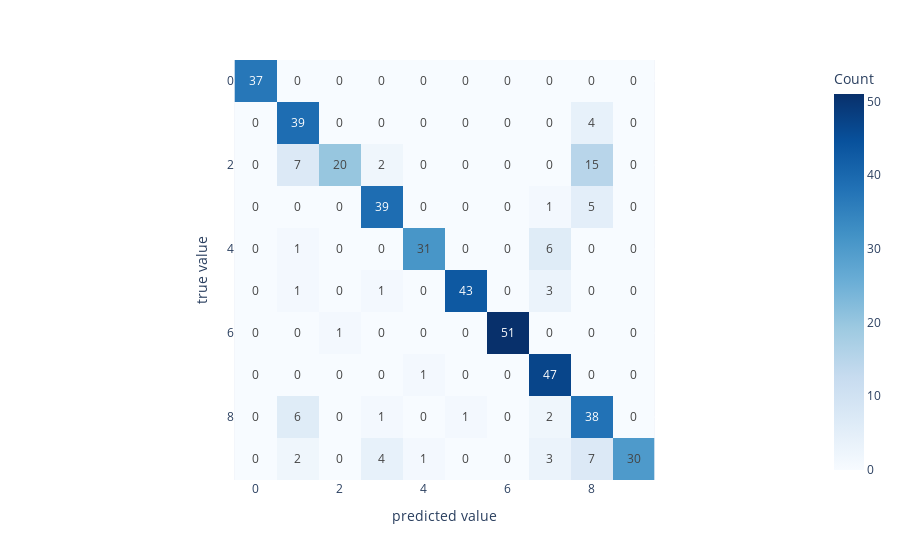

Source (notebook cell):
### Code cell
from sklearn.metrics import confusion_matrix
mat = confusion_matrix(ytest, y_model)

px.imshow(
    mat,
    text_auto=True,
    color_continuous_scale="Blues",
    labels=dict(x="predicted value", y="true value", color="Count"),
)

### Figure 1 — Plotly figure (JSON) as saved in the notebook; plotly's stock layout.template omitted (floating-point values rounded to 4 significant figures)
{"data": [{"coloraxis": "coloraxis", "hovertemplate": "predicted value: %{x}<br>true value: %{y}<br>Count: %{z}<extra></extra>", "name": "0", "texttemplate": "%{z}", "type": "heatmap", "xaxis": "x", "yaxis": "y", "z": [[37, 0, 0, 0, 0, 0, 0, 0, 0, 0], [0, 39, 0, 0, 0, 0, 0, 0, 4, 0], [0, 7, 20, 2, 0, 0, 0, 0, 15, 0], [0, 0, 0, 39, 0, 0, 0, 1, 5, 0], [0, 1, 0, 0, 31, 0, 0, 6, 0, 0], [0, 1, 0, 1, 0, 43, 0, 3, 0, 0], [0, 0, 1, 0, 0, 0, 51, 0, 0, 0], [0, 0, 0, 0, 1, 0, 0, 47, 0, 0], [0, 6, 0, 1, 0, 1, 0, 2, 38, 0], [0, 2, 0, 4, 1, 0, 0, 3, 7, 30]]}], "layout": {"coloraxis": {"colorbar": {"title": {"text": "Count"}}, "colorscale": [[0, "rgb(247,251,255)"], [0.125, "rgb(222,235,247)"], [0.25, "rgb(198,219,239)"], [0.375, "rgb(158,202,225)"], [0.5, "rgb(107,174,214)"], [0.625, "rgb(66,146,198)"], [0.75, "rgb(33,113,181)"], [0.875, "rgb(8,81,156)"], [1, "rgb(8,48,107)"]]}, "margin": {"t": 60}, "xaxis": {"anchor": "y", "constrain": "domain", "domain": [0, 1], "scaleanchor": "y", "title": {"text": "predicted value"}}, "yaxis": {"anchor": "x", "autorange": "reversed", "constrain": "domain", "domain": [0, 1], "title": {"text": "true value"}}}}
